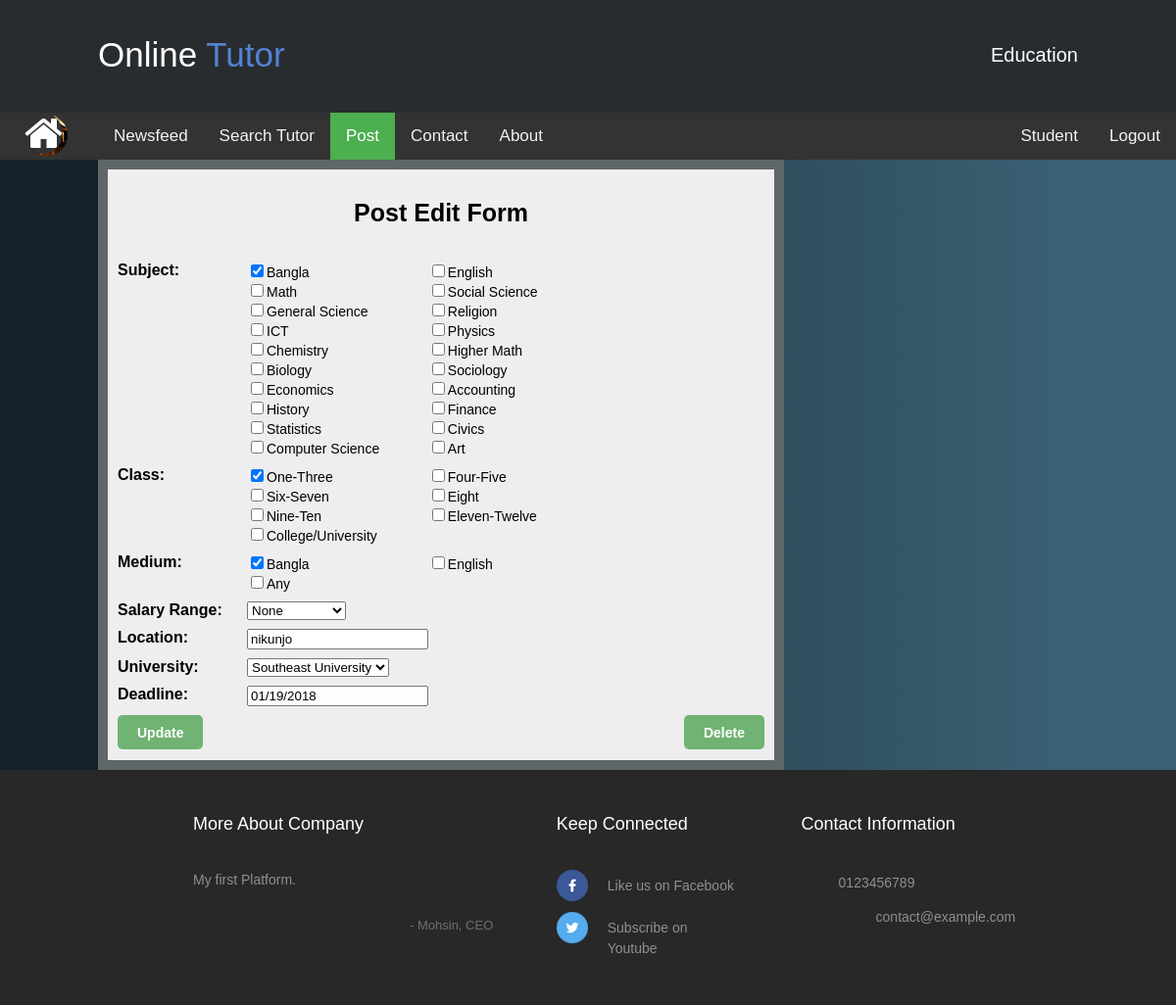
Screenshot of /editpost.php?pid=5 (signed in) with the database file from the repository.
### tables this page shows
CREATE TABLE IF NOT EXISTS `user` (
  `id` int(11) NOT NULL AUTO_INCREMENT,
  `fullname` varchar(150) NOT NULL,
  `gender` varchar(6) NOT NULL,
  `email` varchar(40) NOT NULL,
  `phone` varchar(15) NOT NULL,
  `address` varchar(200) NOT NULL DEFAULT '',
  `pass` varchar(50) NOT NULL,
  `confirmcode` varchar(7) NOT NULL,
  `activation` varchar(3) NOT NULL DEFAULT '',
  `type` varchar(10) NOT NULL,
  `user_pic` text,
  `last_logout` timestamp NOT NULL DEFAULT CURRENT_TIMESTAMP ON UPDATE CURRENT_TIMESTAMP,
  `online` varchar(5) NOT NULL DEFAULT 'no',
  PRIMARY KEY (`id`)
);

CREATE TABLE IF NOT EXISTS `post` (
  `id` int(11) NOT NULL AUTO_INCREMENT,
  `postby_id` int(11) NOT NULL,
  `subject` text NOT NULL,
  `class` text NOT NULL,
  `medium` varchar(20) NOT NULL,
  `salary` varchar(50) NOT NULL,
  `location` text NOT NULL,
  `p_university` text NOT NULL,
  `post_time` timestamp NOT NULL DEFAULT CURRENT_TIMESTAMP ON UPDATE CURRENT_TIMESTAMP,
  `deadline` varchar(15) NOT NULL,
  PRIMARY KEY (`id`)
);

### editpost.php (the view, shortened to what this page needs)
<?php
 include ( "inc/connection.inc.php" );
if (!isset($_SESSION['user_login'])) {
	$user = "";
	$utype_db = "";
	header("Location: login.php");
}
else {
	$user = $_SESSION['user_login'];
	$result = $con->query("SELECT * FROM user WHERE id='$user'");
		$get_user_name = $result->fetch_assoc();
			$uname_db = $get_user_name['fullname'];
			$utype_db = $get_user_name['type'];
}
if (isset($_REQUEST['pid'])) {
	$pstid = mysqli_real_escape_string($con, $_REQUEST['pid']);
	$result3 = $con->query("SELECT * FROM post WHERE id='$pstid'");
		$get_user_pid = mysqli_fetch_assoc($result3);
		$sub = $get_user_pid['subject'];
		$cls = $get_user_pid['class'];
		$medium = $get_user_pid['medium'];
		$location = $get_user_pid['location'];
		$p_uni = $get_user_pid['p_university'];
		$deadline = $get_user_pid['deadline'];
}else {
	header('location: index.php');
}
?>
<!DOCTYPE html>
<html>
<head>
	<link rel="stylesheet" type="text/css" href="css/style.css">
	<link href="css/footer.css" rel="stylesheet" type="text/css" media="all" />
	<link rel="stylesheet" href="//code.jquery.com/ui/1.12.1/themes/base/jquery-ui.css">
	<link rel="stylesheet" href="/resources/demos/style.css">
	<link rel="stylesheet" type="text/css" href="css/homemenu.css">
    <link rel="stylesheet" href="https://maxcdn.bootstrapcdn.com/font-awesome/4.3.0/css/font-awesome.min.css">
</head>
<body class="body1">
<div>
	<div>
		<header class="header">
			<div class="header-cont">
				<?php
					include 'inc/banner.inc.php';
				?>
			</div>
		</header>
		<div class="topnav">
			<div class="parent2">
		  <div class="test1 bimage1"><a href=""><img src="image/tech.png" title="IT Solution" style="border-radius: 50%;" width="42" height="42"></a></div>
		  <div class="test2"><a href="#"><img src="image/eventmgt.png" title="Event Management" width="42" height="42" style="border-radius: 50%;"></a></div>
		  <div class="test3"><a href="#"><img src="image/photography.png" title="Photography" width="42" height="42" style="border-radius: 50%;"></a></div>
		  <div class="test4"><a href="#"><img src="image/teaching.png" title="Tution" style="border-radius: 50%;" width="42" height="42"></a></div>
		  <div class="mask2"><i class="fa fa-home fa-3x"></i></div>
		</div>
			<a class="navlink" href="index.php" style="margin: 0px 0px 0px 100px;">Newsfeed</a>
			<a class="navlink" href="#news">Search Tutor</a>
			<?php
			if($utype_db == "teacher")
				{
				}else {
					echo '<a class="active navlink" href="postform.php">Post</a>';
				}
			 ?>
			<a class="navlink" href="#contact">Contact</a>
			<a class="navlink" href="#about">About</a>
			<div style="float: right;" >
				<table>
					<tr>
						<?php
							if($user != ""){
								echo '<td>
							<a class="navlink" href="profile.php?uid='.$user.'">'.$uname_db.'</a>
						</td>
						<td>
							<a class="navlink" href="logout.php">Logout</a>
						</td>';
							}
						?>
					</tr>
				</table>
			</div>
		</div>
	</div>
	<div class="nbody" style="margin: 0px 100px; overflow: hidden;">
		<div class="nfeedleft">
			<div class="postbox">
			<h3>Post Edit Form</h3>
			<?php
				echo '<div class="signup_error_msg">';
				echo'</div>';
				?>
			  	<form action="#" method="post">
			  	<div class="itemrow">
			  			<div style="width: 20%; float: left;">
			  				<label>Subject: </label>
			  			</div>
			  			<div style="width: 80%; float: left;">
			  				<div class="divp35"><input <?php $sub1=strstr($sub, "Bangla"); if($sub1 != '') echo 'checked'; ?> type="checkbox" name="sub_list[]" value="Bangla"><span>Bangla</span></div>
							<div class="divp35"><input <?php $sub1=strstr($sub, "English"); if($sub1 != '') echo 'checked'; ?> type="checkbox" name="sub_list[]" value="English"><span>English</span></div>
							<div class="divp35"><input <?php $sub1=strstr($sub, "Math"); if($sub1 != '') echo 'checked'; ?> type="checkbox" name="sub_list[]" value="Math"><span>Math</span></div>
							<div class="divp35"><input <?php $sub1=strstr($sub, "Social Science"); if($sub1 != '') echo 'checked'; ?> type="checkbox" name="sub_list[]" value="Social Science"><span>Social Science</span></div>
							<div class="divp35"><input <?php $sub1=strstr($sub, "General Science"); if($sub1 != '') echo 'checked'; ?> type="checkbox" name="sub_list[]" value="General Science"><span>General Science</span></div>
							<div class="divp35"><input <?php $sub1=strstr($sub, "Religion"); if($sub1 != '') echo 'checked'; ?> type="checkbox" name="sub_list[]" value="Religion"><span>Religion</span></div>
							<div class="divp35"><input <?php $sub1=strstr($sub, "ICT"); if($sub1 != '') echo 'checked'; ?> type="checkbox" name="sub_list[]" value="ICT"><span>ICT</span></div>
							<div class="divp35"><input <?php $sub1=strstr($sub, "Physics"); if($sub1 != '') echo 'checked'; ?> type="checkbox" name="sub_list[]" value="Physics"><span>Physics</span></div>
							<div class="divp35"><input <?php $sub1=strstr($sub, "Chemistry"); if($sub1 != '') echo 'checked'; ?> type="checkbox" name="sub_list[]" value="Chemistry"><span>Chemistry</span></div>
							<div class="divp35"><input <?php $sub1=strstr($sub, "Higher Math"); if($sub1 != '') echo 'checked'; ?> type="checkbox" name="sub_list[]" value="Higher Math"><span>Higher Math</span></div>
							<div class="divp35"><input <?php $sub1=strstr($sub, "Biology"); if($sub1 != '') echo 'checked'; ?> type="checkbox" name="sub_list[]" value="Biology"><span>Biology</span></div>
							<div class="divp35"><input <?php $sub1=strstr($sub, "Sociology"); if($sub1 != '') echo 'checked'; ?> type="checkbox" name="sub_list[]" value="Sociology"><span>Sociology</span></div>
							<div class="divp35"><input <?php $sub1=strstr($sub, "Economics"); if($sub1 != '') echo 'checked'; ?> type="checkbox" name="sub_list[]" value="Economics"><span>Economics</span></div>
							<div class="divp35"><input <?php $sub1=strstr($sub, "Accounting"); if($sub1 != '') echo 'checked'; ?> type="checkbox" name="sub_list[]" value="Accounting"><span>Accounting</span></div>
							<div class="divp35"><input <?php $sub1=strstr($sub, "History"); if($sub1 != '') echo 'checked'; ?> type="checkbox" name="sub_list[]" value="History"><span>History</span></div>
							<div class="divp35"><input <?php $sub1=strstr($sub, "Finance"); if($sub1 != '') echo 'checked'; ?> type="checkbox" name="sub_list[]" value="Finance"><span>Finance</span></div>
							<div class="divp35"><input <?php $sub1=strstr($sub, "Statistics"); if($sub1 != '') echo 'checked'; ?> type="checkbox" name="sub_list[]" value="Statistics"><span>Statistics</span></div>
							<div class="divp35"><input <?php $sub1=strstr($sub, "Civics"); if($sub1 != '') echo 'checked'; ?> type="checkbox" name="sub_list[]" value="Civics"><span>Civics</span></div>
							<div class="divp35"><input <?php $sub1=strstr($sub, "Computer Science"); if($sub1 != '') echo 'checked'; ?> type="checkbox" name="sub_list[]" value="Computer Science"><span>Computer Science</span></div>
							<div class="divp35"><input <?php $sub1=strstr($sub, "Art"); if($sub1 != '') echo 'checked'; ?> type="checkbox" name="sub_list[]" value="Art"><span>Art</span></div>
			  			</div>
			  		</div>
					<div class="itemrow">
						<div style="width: 20%; float: left;">
							<label>Class: </label>
						</div>
						<div style="width: 80%; float: left;">
							<div class="divp35"><input <?php $class1=strstr($cls, "One-Three"); if($class1 != '') echo 'checked'; ?> type="checkbox" name="class_list[]" value="One-Three"><span>One-Three</span></div>
							<div class="divp35"><input <?php $class1=strstr($cls, "Four-Five"); if($class1 != '') echo 'checked'; ?> type="checkbox" name="class_list[]" value="Four-Five"><span>Four-Five</span></div>
							<div class="divp35"><input <?php $class1=strstr($cls, "Six-Seven"); if($class1 != '') echo 'checked'; ?> type="checkbox" name="class_list[]" value="Six-Seven"><span>Six-Seven</span></div>
							<div class="divp35"><input <?php $class1=strstr($cls, "Eight"); if($class1 != '') echo 'checked'; ?> type="checkbox" name="class_list[]" value="Eight"><span>Eight</span></div>
							<div class="divp35"><input <?php $class1=strstr($cls, "Nine-Ten"); if($class1 != '') echo 'checked'; ?> type="checkbox" name="class_list[]" value="Nine-Ten"><span>Nine-Ten</span></div>
							<div class="divp35"><input <?php $class1=strstr($cls, "Eleven-Twelve"); if($class1 != '') echo 'checked'; ?> type="checkbox" name="class_list[]" value="Eleven-Twelve"><span>Eleven-Twelve</span></div>
							<div class="divp35"><input <?php $class1=strstr($cls, "College/University"); if($class1 != '') echo 'checked'; ?> type="checkbox" name="class_list[]" value="College/University"><span>College/University</span></div>
						</div>
					</div>
				  	<div class="itemrow">
				  			<div style="width: 20%; float: left;">
				  				<label>Medium: </label>
				  			</div>
				  			<div style="width: 80%; float: left;">
								<div class="divp35"><input <?php $medium1=strstr($medium, "Bangla"); if($medium1 != '') echo 'checked'; ?> type="checkbox" name="medium_list[]" value="Bangla"><span>Bangla</span></div>
								<div class="divp35"><input <?php $medium1=strstr($medium, "English"); if($medium1 != '') echo 'checked'; ?> type="checkbox" name="medium_list[]" value="English"><span>English</span></div>
								<div class="divp35"><input <?php $medium1=strstr($medium, "Any"); if($medium1 != '') echo 'checked'; ?> type="checkbox" name="medium_list[]" value="Any"><span>Any</span></div>
							</div>
					</div>
					<div class="itemrow">
				  			<div style="width: 20%; float: left;">
				  				<label>Salary Range: </label>
				  			</div>
							<div style="width: 80%; float: left;">
								<select name="sal_range">
								  <option value="None">None</option>
								</select>
							</div>
						</div>
				  	<div class="itemrow">
				  			<div style="width: 20%; float: left;">
				  				<label>Location: </label>
				  			</div>
				  			<div style="width: 80%; float: left;">
				  				<?php echo '<input type="text" name="location" value="'.$location.'" placeholder="e.g: Nikunja 2, Banani">'; ?>
				  			</div>
				  		</div>
					<div class="itemrow">
				  			<div style="width: 20%; float: left;">
				  				<label>University: </label>
				  			</div>
							<div style="width: 80%; float: left;">
								<select name="p_university">
								<?php if($p_uni!="") echo '<option value="'.$p_uni.'">'.$p_uni.'</option>';  ?>
							</select>
							</div>
						</div>
					<div class="itemrow">
				  			<div style="width: 20%; float: left;">
				  				<label>Deadline: </label>
				  			</div>
				  			<div style="width: 20%; float: left;">
				  				<p><?php echo '<input name="deadline" type="text" id="datepicker" placeholder="e.g: 30/10/2017" value="'.$deadline.'">'; ?></p>
				  			</div>
				  	</div>
				  		<input type="submit" style="float: left;" class="sub_button" name="submit" value="Update"/>
						<input type="submit" class="sub_button" name="deletepost" style="float: right;" value="Delete"/>
				</form></br></br>
			</div>
			</div>
		</div>
	</div>
	<div>
	<?php
		include 'inc/footer.inc.php';
	?>
	</div>
</body>
</html>

### css/style.css (style rules this page uses)
body { width: 100%; margin: 0 auto; background-color: #ddd; font-size: 14px; }
header { background-color: #00695C; height: 101px; }
.body1 { margin: 0 auto; font-family: Verdana, Geneva, sans-serif; }
.header { background-color:#292c2f; box-shadow:0 1px 1px #ccc; padding: 4px 100px; color: #ffffff; box-sizing: border-box; top:100px; -webkit-transition:top 0.3s; transition:top 0.3s; text-align: center; margin: 0 auto; height: 115px; top: 0; left: 0; z-index: 1; }
.topnav { overflow: hidden; background-color: #333; }
.topnav .navlink { float: left; display: block; color: #f2f2f2; text-align: center; padding: 14px 16px; text-decoration: none; font-size: 17px; }
.topnav .navlink.active { background-color: #4CAF50; color: white; }
.nfeedleft { float: left; width: 700px; background-color: #606769; }
.postbox { background-color: #eee; margin: 10px; padding: 10px; font-size: 16px; font-weight: bold; }
.postbox span { font-size: 14px; font-weight: normal; }
.postbox h3 { text-align: center; padding: 20px 0; font-size: 25px; }
.signup_error_msg { font-weight: bold; padding: 0px 10px 15px 10px; text-align: center; font-size: 16px; }
.divp35 { width: 35%; float: left; }
.itemrow { margin: 0 auto; width: 100%; padding-bottom: 9px; overflow: hidden; }
.sub_button { font-size: 14px; font-weight: 600; color: white; padding: 6px 20px; display: inline-block; float: right; text-decoration: none; height: 35px; -webkit-border-radius: 5px; -moz-border-radius: 5px; border-radius: 5px; background-color: #70b372; transition: all 0.1s linear 0s; top: 0px; position: relative; border: none; cursor: pointer; }

### css/footer.css (style rules this page uses)
html,body,div,span,applet,object,iframe,h1,h2,h3,h4,h5,h6,p,blockquote,pre,a,abbr,acronym,address,big,cite,code,del,dfn,em,img,ins,kbd,q,s,samp,small,strike,strong,sub,sup,tt,var,b,u,i,dl,dt,dd,ol,nav ul,nav li,fieldset,form,label,legend,table,caption,tbody,tfoot,thead,tr,th,td,article,aside,canvas,details,embed,figure,figcaption,footer,header,hgroup,menu,nav,output,ruby,section,summary,time,mark,audio,video { margin:0;padding:0;border:0;font-size:100%;font:inherit;vertical-align:baseline; }
article, aside, details, figcaption, figure,footer, header, hgroup, menu, nav, section { display: block; }
table { border-collapse:collapse;border-spacing:0; }
a { text-decoration:none; }

### css/homemenu.css (style rules this page uses)
body { background: -webkit-linear-gradient(90deg, #16222A 10%, #3A6073 90%); background: -moz-linear-gradient(90deg, #16222A 10%, #3A6073 90%); background: -ms-linear-gradient(90deg, #16222A 10%, #3A6073 90%); background: -o-linear-gradient(90deg, #16222A 10%, #3A6073 90%); background: linear-gradient(90deg, #16222A 10%, #3A6073 90%); }
.parent2 { position:absolute; display:block; width:50px; height:50px; background-color:transparent; border-radius:50%; z-index:20; }
.test1 { width:42px; height:42px; background-color:#333; border-radius:50%; position:absolute; color:white; text-align:center; line-height:50px; z-index:19;; left: 27px; top: 2px; transition: all 500ms cubic-bezier(0.680, -0.550, 0.265, 1.550); position:absolute; }
.test2 { width:42px; height:42px; left: 27px; top: 2px; background-color:#333; border-radius:50%; position:absolute; color:white; text-align:center; line-height:50px; z-index:19; transition: all 500ms cubic-bezier(0.680, -0.550, 0.265, 1.550) .2s; }
.test3 { width:42px; height:42px; background-color:#333; border-radius:50%; position:absolute; color:white; text-align:center; line-height:50px; left: 27px; top: 2px; transition: all 500ms cubic-bezier(0.680, -0.550, 0.265, 1.550) .4s; }
.test4 { width:42px; height:42px; background-color:#333; border-radius:50%; position:absolute; color:white; text-align:center; line-height:50px; left: 27px; top: 2px; transition: all 500ms cubic-bezier(0.680, -0.550, 0.265, 1.550) .6s; }
.mask2 { background:#333; border-radius:50%; position:absolute; z-index:21; color:white; text-align:center; cursor:pointer; left: 25px; }
.bimage1 { background-image: url("../image/insta-logo.png"); }

### rows the page displays
user: fullname "Student"
post: subject "☑", class "☑", medium "☑", location "nikunjo", p_university "Southeast University", deadline "01/19/2018"
